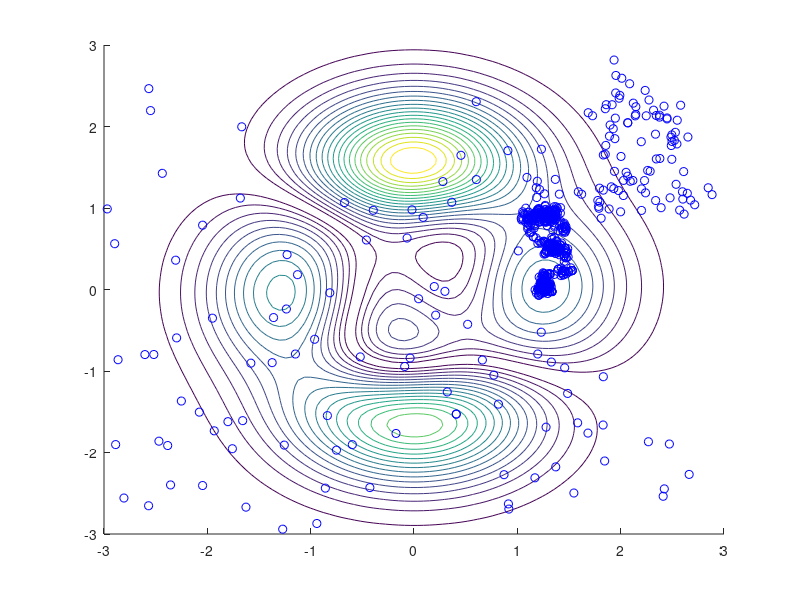
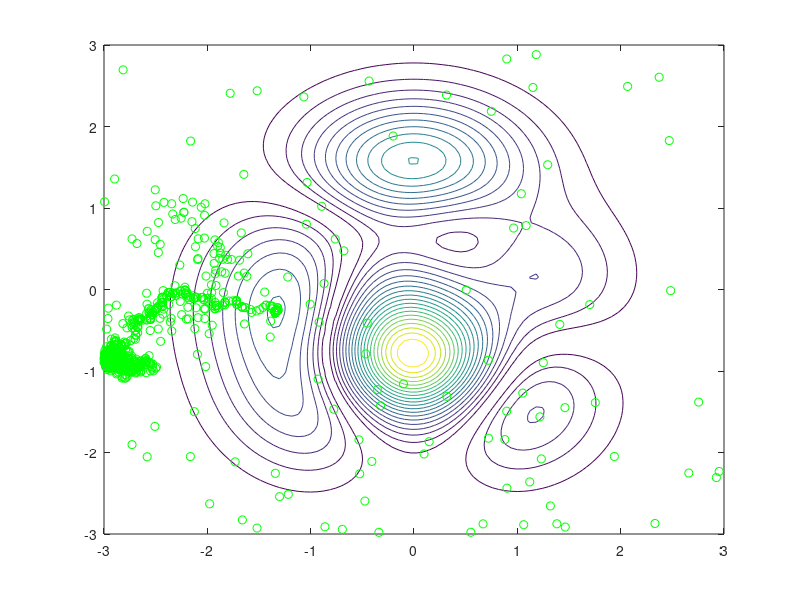
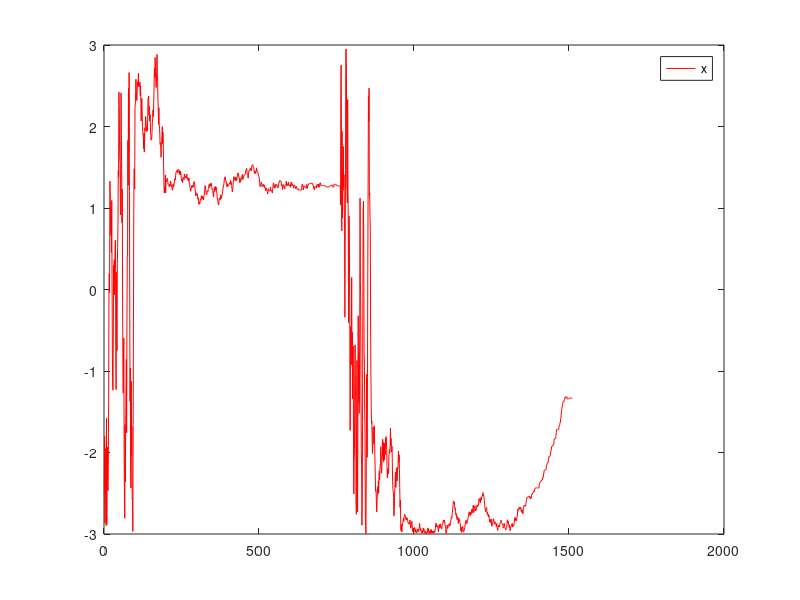
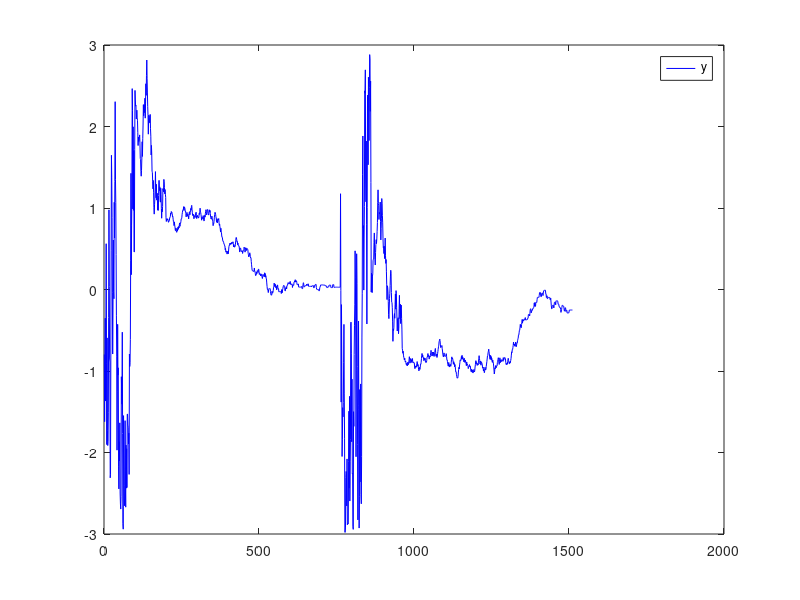

Write MATLAB code to recreate these figures, in order. (Note: this script raises an error after producing the figures.)


%Funções
f1 = @(x,y) 3.*(1-x.^2).*exp(-x.^2 -(1+y).^2);
f2 = @(x,y) -10*(x/5 - x.^3 - y.^5).*exp(-x.^2 - y.^2);
f3 = @(x,y) -1/3 * exp(-(x+1).^2 -y.^2);
%função principal
fxy = @(x,y) abs(f1(x,y) + f2(x,y) + f3(x,y));

 %Funções
        g1 = @(x,y) 9.*(1-x.^2).*exp(-x.^2 -(1+y).^2);
        g2 = @(x,y) -5*(x/5 - x.^3 - y.^5).*exp(-x.^2 - y.^2);
        g3 = @(x,y) -1/3 * exp(-(x+1).^2 -y.^2);
        %função principal
        gxy = @(x,y) abs(g1(x,y) + g2(x,y) + g3(x,y));



%%fxy = @(x,y) 3.*(1-x.^2).*exp(-x.^2 -(1+y).^2);

close all;

xy_max = [3 3];
xy_min = [-3 -3];


%Geração de ponto aleatorio
rx=(rand-0.5)*2*3;
ry=(rand-0.5)*2*3;

hold on


x=linspace(-3,3,100);
y=linspace(-3,3,100);

[X,Y]=meshgrid(x,y);


FX=fxy(X,Y);


contour(X,Y,FX,20);

%variavel para trocar de função quando estabiliza
n=0;


%%vetores
vx = zeros(20,1);
vy = zeros(20,1);
vxy = zeros(20,1);
vT = zeros(20,1);
vp = zeros(20,1);

%%interações, Temperatura e d
it=1;
t_it = 1;
T=90;
d=1.5;%vizinhaça

while(n ~= 1) %criterio: n iterações
    if (t_it == 10)
        t_it = 0;
        T = T * 0.86;
        if (T < 0)
            T = 0;
        end
    end
    
    %geração de novos pontos
    new_x= rx + (rand-0.5)*2*d;
    new_y= ry + (rand-0.5)*2*d;

    %limitador de coordenadas
    while new_y < -3
        new_y= ry + (rand-0.5)*2*d;
    end
    while new_x < -3
        new_x= rx + (rand-0.5)*2*d;
    end
    while new_y > 3
        new_y= ry + (rand-0.5)*2*d;
    end
    while new_x > 3
        new_x= rx + (rand-0.5)*2*d;
    end
    
    %diferença dos pontos 
    %calculo da probabilidade apartir dele e da
    %Temperatura da interação
    deltaE= fxy(new_x,new_y) - fxy(rx,ry);
    p = exp(deltaE / T);

     if T < 20 %diminui a vizinhança
        d= 0.25;
    end

    if T < 5 %diminui a vizinhança
        d= 0.05;
    end

    if (p < 0)
        p = 0; % probabilidade
    end
    if   deltaE > 0 %maximização
        rx = new_x;
        ry = new_y;
        p=1;
    elseif rand < p
        rx = new_x;
        ry = new_y;
    end

    %Guardar pontos nos vetores
    vx(it) = rx;
    vy(it) = ry;
    vxy(it) = fxy(rx,ry);
    vT(it) = T;
    vp(it) = p;
    

    %colocar os pontos no grafico
    plot(rx,ry,'bo')
    hold on

   
    %estabilização
     if(it>10 && vxy(it-10)==vxy(it))
         maximo_func1 = fxy(rx,ry)
        n = 1;
        
     end

     t_it = t_it + 1; %iterador temperatura
    it = it + 1; %iterador principal
end

figure

x=linspace(-3,3,100);
y=linspace(-3,3,100);

[X,Y]=meshgrid(x,y);

GX=gxy(X,Y);

contour(X,Y,GX,20)
hold on

t_it = 1;
T=90;
d=1.5;

while(n ~= 2) %criterio: n iterações
    if (t_it == 10)
        t_it = 0;
        T = T * 0.86;
        if (T < 0)
            T = 0;
        end
    end
    
    %geração de novos pontos
    new_x= rx + (rand-0.5)*2*d;
    new_y= ry + (rand-0.5)*2*d;
    
    %limitador de coordenadas
    while new_y < -3
        new_y= ry + (rand-0.5)*2*d;
    end
    while new_x < -3
        new_x= rx + (rand-0.5)*2*d;
    end
    while new_y > 3
        new_y= ry + (rand-0.5)*2*d;
    end
    while new_x > 3
        new_x= rx + (rand-0.5)*2*d;
    end


    %diferença dos pontos 
    %calculo da probabilidade apartir dele e da
    %Temperatura da interação
    deltaE= gxy(new_x,new_y) - gxy(rx,ry);
    p = exp(deltaE / T);

    
   if T < 20 %diminui a vizinhança
        d= 0.25;
    end

    if T < 5 %diminui a vizinhança
        d= 0.05;
    end

    if (p < 0)
        p = 0; % probabilidade
    end
    if   deltaE > 0 %maximização
        rx = new_x;
        ry = new_y;
        p=1;
    elseif rand < p
        rx = new_x;
        ry = new_y;
    end

    %Guardar pontos nos vetores
    vx(it) = rx;
    vy(it) = ry;
    vxy(it) = gxy(rx,ry);
    vT(it) = T;
    vp(it) = p;
    

    %colocar os pontos no grafico
    plot(rx,ry,'go')
    hold on

   
    %estabilização
     if(it>10 && vxy(it-10)==vxy(it))
         maximo_func2 = gxy(rx,ry)
        n = 2;
        
     end

     t_it = t_it + 1; %iterador temperatura
    it = it + 1; %iterador principal
end



%graficos de x e y


figure
plot(vx,'r')
legend("x")

figure
plot (vy,'b')
legend("y")


%grafico da função
figure
plot(vxy,'C')
legend("fxy");

%Grafico da probabilidade
figure
plot(vp,'mo')
legend("p");

%grafico da Temperatura
figure
plot(vT,'yp')
legend("Temperatura");

hold off
